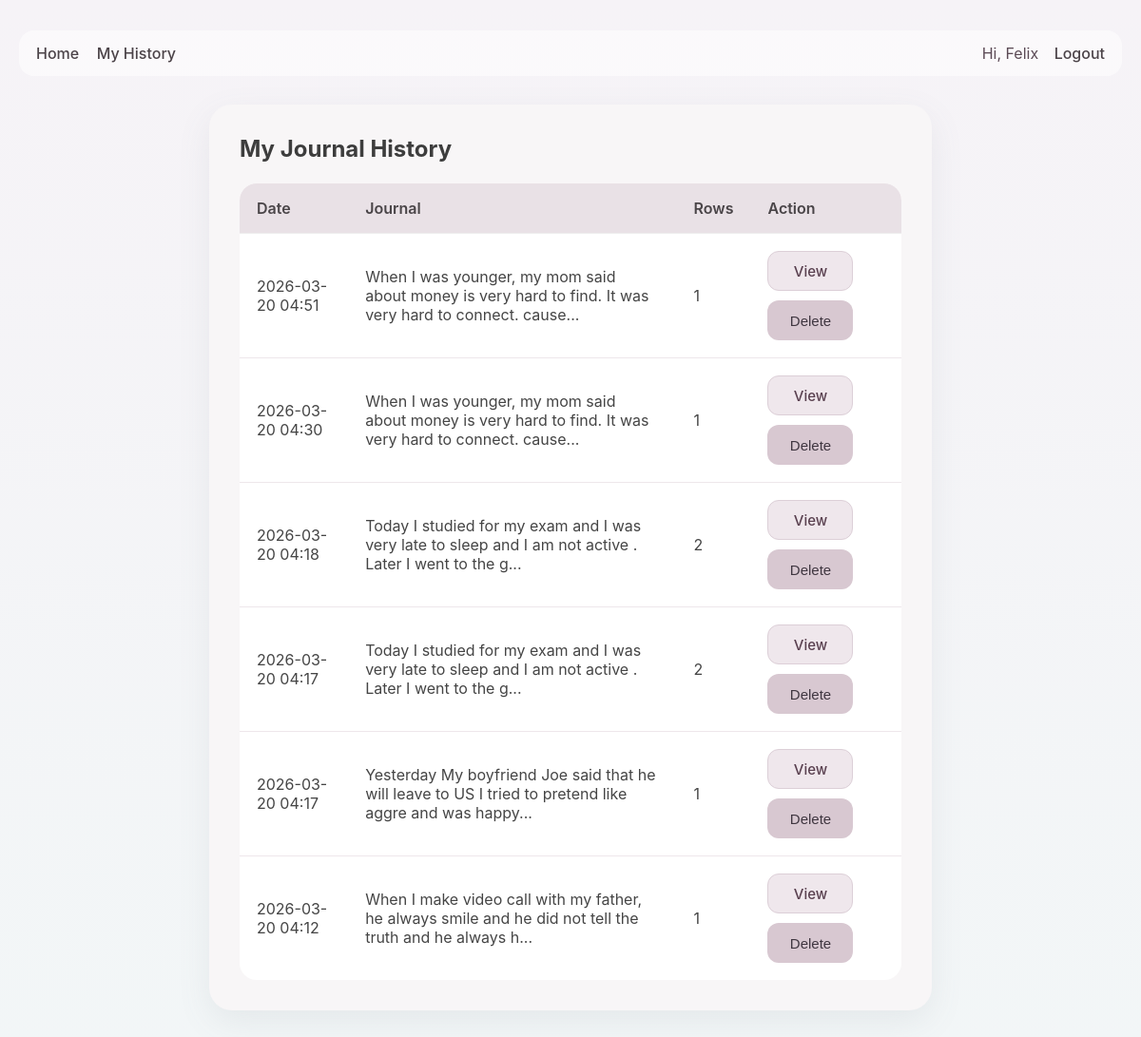
The page /history (signed in) on the database its author committed.
### app.py (models this page shows, shortened)
class User(UserMixin, db.Model):
    id = db.Column(db.Integer, primary_key=True)
    username = db.Column(db.String(120), unique=True, nullable=False)
    email = db.Column(db.String(150), unique=True, nullable=False)
    password_hash = db.Column(db.String(255), nullable=False)
    journals = db.relationship("JournalEntry", backref="user", lazy=True, cascade="all, delete-orphan")

class JournalEntry(db.Model):
    id = db.Column(db.Integer, primary_key=True)
    journal_text = db.Column(db.Text, nullable=False)
    created_at = db.Column(db.DateTime, default=datetime.utcnow)
    user_id = db.Column(db.Integer, db.ForeignKey("user.id"), nullable=False)
    analyses = db.relationship("JournalAnalysisRow", backref="journal", lazy=True, cascade="all, delete-orphan")

### app.py (the view)
@app.route("/history")
@login_required
def history():
    entries = JournalEntry.query.filter_by(user_id=current_user.id) \
        .order_by(JournalEntry.created_at.desc()).all()
    return render_template("history.html", entries=entries)

### app.py (called while the page is built)
@login_manager.user_loader
def load_user(user_id):
    return User.query.get(int(user_id))

### templates/history.html
{% extends 'base.html' %}
{% block content %}
<div class="history-card">
    <h2>My Journal History</h2>
    {% if entries %}
        <table class="history-table">
            <thead>
                <tr>
                    <th>Date</th>
                    <th>Journal</th>
                    <th>Rows</th>
                    <th>Action</th>
                </tr>
            </thead>
            <tbody>
                {% for entry in entries %}
                <tr>
                    <td>{{ entry.created_at.strftime('%Y-%m-%d %H:%M') }}</td>
                    <td>{{ entry.journal_text[:100] }}{% if entry.journal_text|length > 100 %}...{% endif %}</td>
                    <td>{{ entry.analyses|length }}</td>
                    <td>
                        <div class="action-group">
                            <a href="{{ url_for('history_detail', entry_id=entry.id) }}" class="view-btn">View</a>
                            <form method="POST" action="{{ url_for('delete_entry', entry_id=entry.id) }}">
                                <button type="submit" class="delete-btn">Delete</button>
                            </form>
                        </div>
                    </td>
                </tr>
                {% endfor %}
            </tbody>
        </table>
    {% else %}
        <p>No journal history yet.</p>
    {% endif %}
</div>
{% endblock %}

### templates/base.html (shortened to what this page needs)
<!DOCTYPE html>
<html lang="en">
<head>
    <link rel="stylesheet" href="{{ url_for('static', filename='css/style.css') }}">
</head>
<body>
    <div class="page-shell">
        <nav class="top-nav">
            <div class="nav-left">
                <a href="{{ url_for('index') }}">Home</a>
                {% if current_user.is_authenticated %}
                    <a href="{{ url_for('history') }}">My History</a>
                {% endif %}
            </div>
            <div class="nav-right">
                {% if current_user.is_authenticated %}
                    <span class="welcome-text">Hi, {{ current_user.username }}</span>
                    <a href="{{ url_for('logout') }}">Logout</a>
                {% else %}
                    <a href="{{ url_for('login') }}">Login</a>
                    <a href="{{ url_for('register') }}">Register</a>
                {% endif %}
            </div>
        </nav>
        {% block content %}{% endblock %}
    </div>
</body>
</html>

### static/css/style.css (style rules this page uses)
* { box-sizing: border-box; }
body { margin: 0; padding: 0; font-family: "Inter", "Segoe UI", Arial, sans-serif; background: linear-gradient(180deg, #f6f3f7 0%, #f2f6f7 100%); color: #3d3d3d; }
.page-shell { max-width: 1200px; margin: 0 auto; padding: 20px; }
.top-nav { display: flex; justify-content: space-between; align-items: center; margin: 12px 0 24px; padding: 14px 18px; border-radius: 16px; background: rgba(255, 255, 255, 0.55); }
.top-nav a { text-decoration: none; margin-right: 14px; color: #4b4348; font-weight: 500; }
.top-nav a:last-child { margin-right: 0; }
.welcome-text { margin-right: 12px; color: #5b4a55; }
.auth-card, .history-card { max-width: 760px; margin: 30px auto; background: #f8f6f7; padding: 32px; border-radius: 24px; box-shadow: 0 12px 35px rgba(110, 118, 130, 0.10); }
.auth-card h2, .history-card h2 { margin-top: 0; margin-bottom: 22px; }
.auth-form button, .delete-btn { border: none; border-radius: 14px; background: #d8c8d1; padding: 14px 20px; font-size: 16px; cursor: pointer; }
.history-table { width: 100%; border-collapse: collapse; background: white; border-radius: 14px; overflow: hidden; }
.history-table th, .history-table td { text-align: left; padding: 14px; border-bottom: 1px solid #eee; }
.history-table th { background: #f1ebef; }
.history-table { width: 100%; border-collapse: collapse; background: #fff; border-radius: 18px; overflow: hidden; }
.history-table th { text-align: left; padding: 16px 18px; background: #e9e1e6; color: #4a4548; font-size: 16px; font-weight: 600; }
.history-table td { padding: 18px; border-bottom: 1px solid #eee7eb; vertical-align: middle; color: #454545; font-size: 16px; }
.history-table tr:last-child td { border-bottom: none; }
.action-group { display: flex; align-items: center; gap: 10px; flex-wrap: wrap; }
.view-btn, .delete-btn { display: inline-flex; align-items: center; justify-content: center; min-width: 90px; height: 42px; padding: 0 16px; border-radius: 12px; text-decoration: none; font-size: 15px; font-weight: 500; cursor: pointer; transition: all 0.18s ease; }
.view-btn { background: #efe7ec; color: #5a4150; border: 1px solid #dccfd7; }
.delete-btn { background: #d8c8d1; color: #3f3640; border: none; }
.history-table td form { margin: 0; }

### rows shown on the page
User: username "Felix"
JournalEntry: created_at "2026-03-20 04:51", journal_text "When I was younger, my mom said about money is very hard to find. It was very hard to connect. cause", analyses|length "1"
JournalEntry: created_at "2026-03-20 04:30", journal_text "When I was younger, my mom said about money is very hard to find. It was very hard to connect. cause", analyses|length "1"
JournalEntry: created_at "2026-03-20 04:18", journal_text "Today I studied for my exam and I was very late to sleep and I am not active . Later I went to the g", analyses|length "2"
JournalEntry: created_at "2026-03-20 04:17", journal_text "Today I studied for my exam and I was very late to sleep and I am not active . Later I went to the g", analyses|length "2"
JournalEntry: created_at "2026-03-20 04:17", journal_text "Yesterday My boyfriend Joe said that he will leave to US I tried to pretend like aggre and was happy", analyses|length "1"
JournalEntry: created_at "2026-03-20 04:12", journal_text "When I make video call with my father, he always smile and he did not tell the truth and he always h", analyses|length "1"
